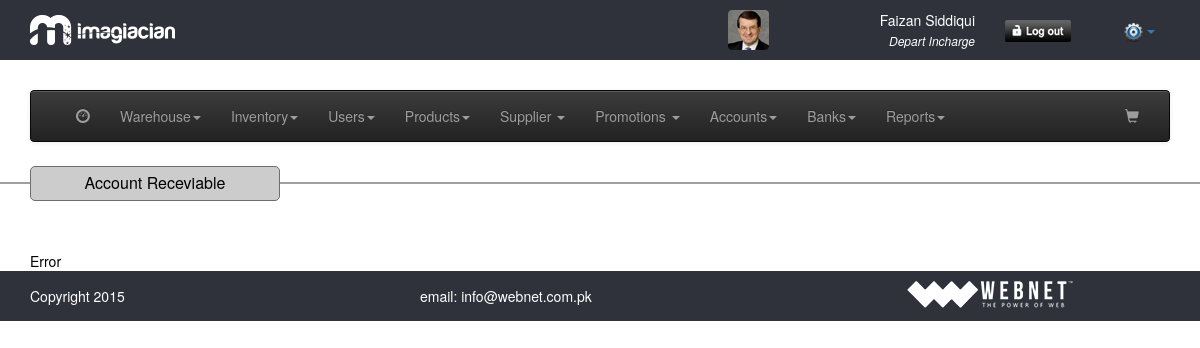
The app's page /view_receviable.php (signed in), older data.
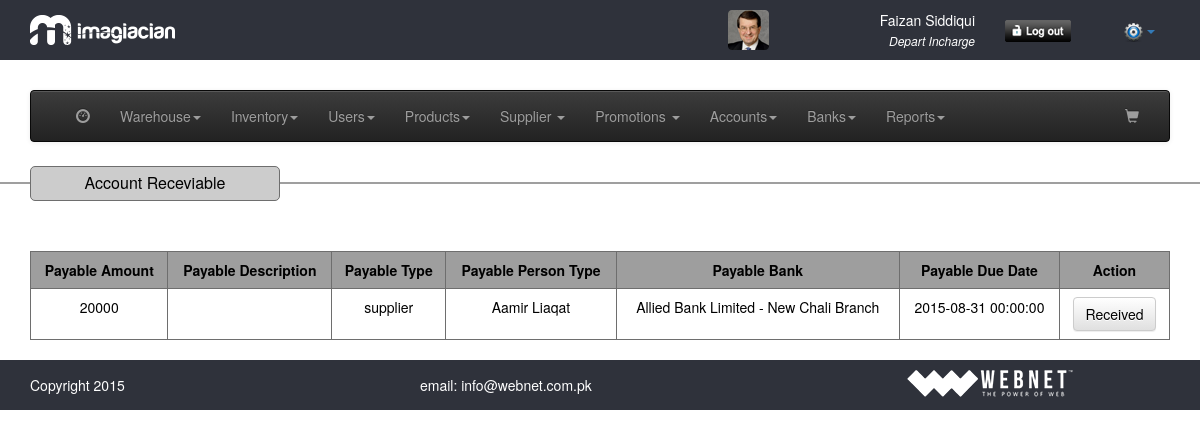
The same page, newer data.
### tables this page shows
CREATE TABLE IF NOT EXISTS `accounts_payable_receviable` (
  `pr_id` int(11) NOT NULL,
  `pr_amount` float NOT NULL,
  `pr_description` text NOT NULL,
  `pr_account` varchar(64) NOT NULL,
  `pr_account_type` varchar(128) NOT NULL,
  `pr_bank` int(11) NOT NULL,
  `pr_date` varchar(32) NOT NULL,
  `pr_due_date` varchar(32) NOT NULL,
  `pr_type` varchar(32) NOT NULL,
  `pr_status` int(11) NOT NULL,
  `pr_timestamp` timestamp NOT NULL DEFAULT CURRENT_TIMESTAMP
);

CREATE TABLE IF NOT EXISTS `supplier` (
  `sup_id` int(11) NOT NULL,
  `sup_name` varchar(64) NOT NULL,
  `sup_email` varchar(64) NOT NULL,
  `sup_phone` varchar(64) NOT NULL,
  `sup_address` mediumtext NOT NULL,
  `sup_city` varchar(64) NOT NULL,
  `sup_datetime` timestamp NOT NULL DEFAULT CURRENT_TIMESTAMP
);

CREATE TABLE IF NOT EXISTS `banks` (
  `bank_id` int(11) NOT NULL,
  `bank_name` varchar(264) NOT NULL,
  `bank_address` varchar(264) NOT NULL,
  `bank_branch` varchar(264) NOT NULL,
  `bank_account_no` varchar(264) NOT NULL,
  `bank_br_code` varchar(264) NOT NULL,
  `bank_ibn_no` varchar(264) NOT NULL,
  `bank_account_type` varchar(264) NOT NULL,
  `bank_account_title` varchar(264) NOT NULL,
  `bank_opening_balance` varchar(264) NOT NULL,
  `bank_timestamp` timestamp NOT NULL DEFAULT CURRENT_TIMESTAMP
);

### common/class.database.php (called while the page is built, shortened)
<?php
class Database {
    public $_DB;
    public $_query;
    public $_where = array();
    public $_select = array();
    public $_action;
    public $_table;
    public $_joins = array();
    public $_force_select_all = false;
    public function __construct() {
        try {
            $this->_DB = new PDO('mysql:host=' . DB_HOST . ';dbname=' . DB_NAME, DB_USER, DB_PASS);
            $this->_DB->setAttribute(PDO::ATTR_ERRMODE, PDO::ERRMODE_EXCEPTION);
        } catch (PDOException $e) {
            echo 'ERROR: ' . $e->getMessage();
        }
    }
    public function where($column_name, $value, $operator = '=') {
        $this->_where[$column_name] = array();
        $this->_where[$column_name][] = $value;
        $this->_where[$column_name][] = $operator;
    }
    public function query($query) {
        try {
            $this->_query = $this->_DB->prepare(filter_var($query, FILTER_SANITIZE_STRING));
            $this->bind_results();
            $this->_query->execute();
            $this->_where = array();
            $this->_select = array();
            $this->_joins = array();
        } catch (PDOException $e) {
            $er = $e->errorInfo;
            echo '<p style="font-family:arial; background:#F00; position:absolute; z-index:10000; color:#FFF; padding:5px;">ERROR: ' . $er[2] . '</p>';
        }
    }
    public function bind_results() {
        if (!empty($this->_where)) {
            $ci = 0;
            foreach ($this->_where as $c => $value) {
                $ci++;
                if (is_array($value[0])) {
                    foreach ($value[0] as $rkey => $rvalue) {
                        $this->_query->bindValue(':' . $c.($ci+$rkey), $rvalue, $this->get_type($rvalue));
                    }
                }else{
                    $this->_query->bindValue(':' . $c.$ci, $value[0], $this->get_type($value[0]));
                }
            }
        }
    }
    public function get_type($value) {
        if (is_int($value)) {
            $param = PDO::PARAM_INT;
        } elseif (is_bool($value)) {
            $param = PDO::PARAM_BOOL;
        } elseif (is_null($value)) {
            $param = PDO::PARAM_NULL;
        } elseif (is_string($value)) {
            $param = PDO::PARAM_STR;
        } else {
            $param = FALSE;
        }
        return $param;
    }
    public function join($table_name, $override_name, $join_type = 'INNER JOIN', $match, $select = NULL) {
        $this->_joins[] = $join_type . ' ' . $table_name . ' AS ' . $override_name . ' ON ' . $match;
    }
    public function build_query() {
        $query = $this->_action;
        if ($this->_action == 'SELECT') {
            if (!empty($this->_select)) {
                if ($this->_force_select_all == true) {
                    $query .= ' *,';
                }
                foreach ($this->_select as $column_name => $name) {
                    $query .=' ' . $column_name . ' as ' . $name . ', ';
                }
            } else {
                $query .= ' *';
            }
            $query = rtrim($query, ', ');
        }
        if ($this->_action != 'UPDATE' && $this->_action != 'INSERT') {
            $query .= ' FROM ';
        }
        $query .= $this->_table;
        if (!empty($this->_joins)) {
            $query .= ' ';
            $query .= implode(' ', $this->_joins);
        }
        if (!empty($this->_where)) {
            $query .= ' WHERE ';
            $columns = array();
            $ci = 0;
            foreach ($this->_where as $c => $v) {
                $cn = $c;
                $ci++;
                if ($v[1] == 'BETWEEN') {
                    $columns[] = $cn . ' ' . $v[1] . ' :' . $c.$ci . ' and :' . $c.($ci+1);
                }else{
                    $columns[] = $cn . ' ' . $v[1] . ' :' . $c.$ci;
                }
            }
            $query .= implode(' AND ', $columns);
        }
        $this->query($query);
    }
    public function all_results($fetch_type = PDO::FETCH_OBJ) {
        return $this->_query->fetchAll($fetch_type);
    }
    public function from($table_name, $num_rows = NULL) {
        $this->_action = 'SELECT';
        $this->_table = $table_name;
        $this->build_query();
    }
}

### classes/class.accounts.php (called while the page is built, shortened)
<?php
class accounts extends database
{
	function __construct()
	{
		$this->payable_receviable = 'accounts_payable_receviable';
	}
	public function get_payable_receviable_report($account = NULL, $account_type = NULL, $to_date = NULL, $from_date = NULL, $type = NULL, $status = NULL, $bank = NULL)
	{
		$this->from($this->payable_receviable);
		return $this->all_results();
	}
}
 ?>

### view_receviable.php (the view, shortened to what the changed rows need)
<?php require_once 'header.php'; ?>
<section>
	<div class="container">
		<div class="row">
			<div class="tableHeading">
				<p class="nomargin alignCenter">Account Receviable</p>
			</div>
			<div class="col-md-12">
				<?php
				$accounts = new accounts();
				$results = $accounts->get_payable_receviable_report($account = NULL, $account_type = NULL, $to_date = NULL, $from_date = NULL, $type = 'receviable', $status = 0);
				if ($results) {
				?>
				<table border="1" cellpadding="5" cellspacing="0" class="table table-hover tableView">
					<tr>
						<th>Payable Amount</th>
						<th>Payable Description</th>
						<th>Payable Type</th>
						<th>Payable Person Type</th>
						<th>Payable Bank</th>
						<th>Payable Due Date</th>
						<th>Action</th>
					</tr>
						<?php
						foreach($results as $res){ ?>
						<tr>
						<td><?php echo $res->pr_amount; ?></td>
						<td><?php echo $res->pr_description; ?></td>
						<td><?php echo $res->pr_account; ?></td>
						<td><?php echo $res->sup_name; ?></td>
						<td><?php echo $res->bank_name.' - '. $res->bank_branch;?></td>
						<td><?php echo $res->pr_due_date; ?></td>
						<td><a href="#" class="btn btn-default">Received</a></td>
						</tr>
						<?php
						}
						?>
				</table>
				<?php
				}else{
					echo 'Error';
				}
				?>
			</div>
</section>
<?php require_once 'footer.php'; ?>

Row changes from the older to the newer data that the page shows:
now on this page (row edited): accounts_payable_receviable: pr_amount "20000", pr_account "supplier", supplier.sup_name "Aamir Liaqat", banks.bank_name "Allied Bank Limited", banks.bank_branch "New Chali Branch", pr_due_date "2015-08-31 00:00:00"
Text that changed along with them:
text no longer shown: "Error"
text now shown: "Payable Amount Payable Description Payable Type Payable Person Type Payable Bank Payable Due Date Action"
